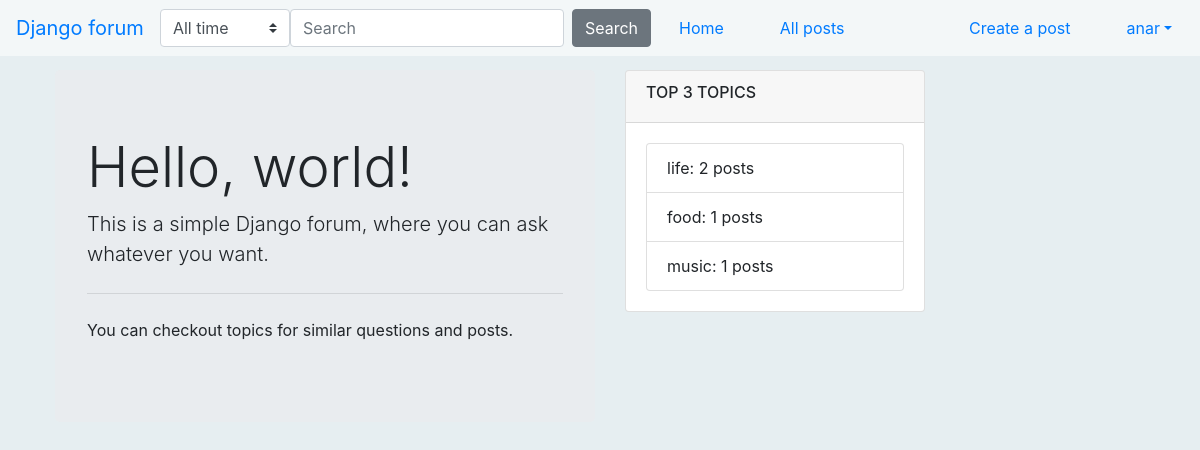
/forum/ (signed in), run on the app's committed database.
### authentication/models.py (models this page shows)
class User(AbstractUser):
    def get_absolute_url(self):
        """Returns the url to access a particular user instance."""
        return reverse('user-detail', args=[str(self.id)])

### forum/models.py (models this page shows, shortened)
class Topic(models.Model):
    name = models.CharField(max_length=50, help_text="Name of the topic.")
    class Meta:
        ordering = ['name']

### forum/views.py (the view)
# urls.py: path('', views.index, name='index'),
def index(request):
    context = {
        'topics': get_top_topics(),
    }
    return render(request, 'forum/index.html', context=context)

### forum/views.py (called while the page is built)
def get_top_topics():
    topics = []
    all_topics = Topic.objects.all()
    for topic in all_topics:
        topics.append({'topic_name': topic.name, 'occurrence': Post.objects.filter(topic=topic.id).count()})
    topics.sort(key=lambda x: x['occurrence'],reverse=True)
    return topics[:3]

### templates/forum/index.html
{% extends "base.html" %}
{% block head_content %}
    {% load static %}
    <link rel="stylesheet" href="{% static 'index.css' %}">
{% endblock %}
{% block content %}
    <div class="container">
      <div class="row">
        <div class="col">
          <div class="jumbotron">
              <h1 class="display-4">Hello, world!</h1>
              <p class="lead">This is a simple Django forum, where you can ask whatever you want.</p>
              <hr class="my-4">
              <p>You can checkout topics for similar questions and posts.</p>
            </div>
        </div>
        <div class="col">
        <div class="card">
          <div class="card-header">
            <h6>TOP 3 TOPICS</h6>
          </div>
            <div class="card-body">
                <ul id="topic-table" class="list-group">
                    {% for topic in topics %}
                        <li class="list-group-item">{{ topic.topic_name }}: {{ topic.occurrence }} posts </li>
                    {% endfor %}
                </ul>
            </div>
        </div>
        </div>
      </div>
    </div>
{% endblock %}

### templates/menu.html (shortened to what this page needs)
<nav id="main-menu" class="navbar navbar-expand-md fixed-top">
    <a class="navbar-brand" href="{% url 'index' %}">Django forum</a>
    <div class="collapse navbar-collapse" id="MainMenu">
          <form class="form-inline my-2 my-lg-0"  action="{% url 'search_results' %}" method="get" >
              <select name="t" class="custom-select">
                  <option value="1">All time</option>
              </select>
              <input class="form-control mr-sm-2" name="q" type="text" placeholder="Search" aria-label="Search">
              <button class="btn btn-secondary my-2 my-sm-0" type="submit">Search</button>
          </form>
          <ul class="navbar-nav justify-content-center">
              <li class="nav-item active">
                  <a class="nav-link" href="{% url 'index' %}">Home</a>
              </li>
              <li class="nav-item">
                  <a class="nav-link" href="{% url 'posts' %}">All posts</a>
              </li>
          </ul>
          <ul class="navbar-nav" id="right-side">
              {% if not user.is_authenticated %}
                  <li class="nav-item">
                      <a class="btn btn-primary" href="{% url 'login' %}?next={{request.path}}" role="button">Log in</a>
                  </li>
                  <li class="nav-item">
                      <a class="btn btn-primary" href="{% url 'signup' %}" role="button">Sign up</a>
                  </li>
              {% else %}
                  <li class="nav-item">
                      <a class="nav-link" href="{% url 'post-create' %}">Create a post</a>
                  </li>
                  <li id="side-drop" class="nav-item dropdown show">
                      <a href="" class="nav-link dropdown-toggle" id="dropdown01" data-toggle="dropdown" aria-haspopup="true" aria-expanded="false">{{ user.username }}</a>
                  </li>
              {% endif %}
          </ul>
    </div>
</nav>

### forum/static/base.css (style rules this page uses)
body { background: #E6EEF1; padding-left: 20px; padding-top: 70px; }
#main-menu { background-color: rgba(255,255,255,0.5); }
.navbar-nav li { margin-left: 20px; margin-right: 20px; }
#right-side { position: absolute; right: 0; }
select.custom-select { width: 130px; }

### forum/static/index.css (style rules this page uses)
.card { width: 300px; }

### data on the page
User: username "anar"
Topic: topic_name "life"
Topic: topic_name "food"
Topic: topic_name "music"

### other printed values
{{ topic.occurrence }} "2" "1" "1"
